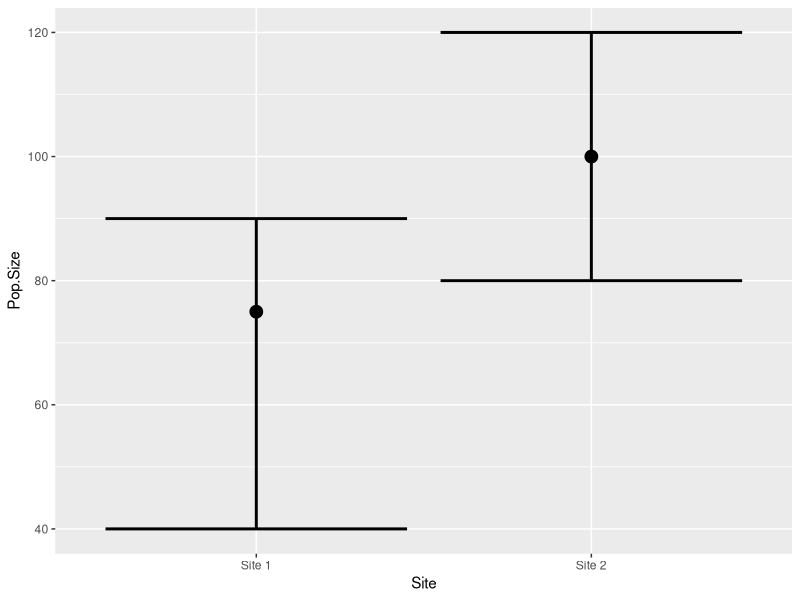
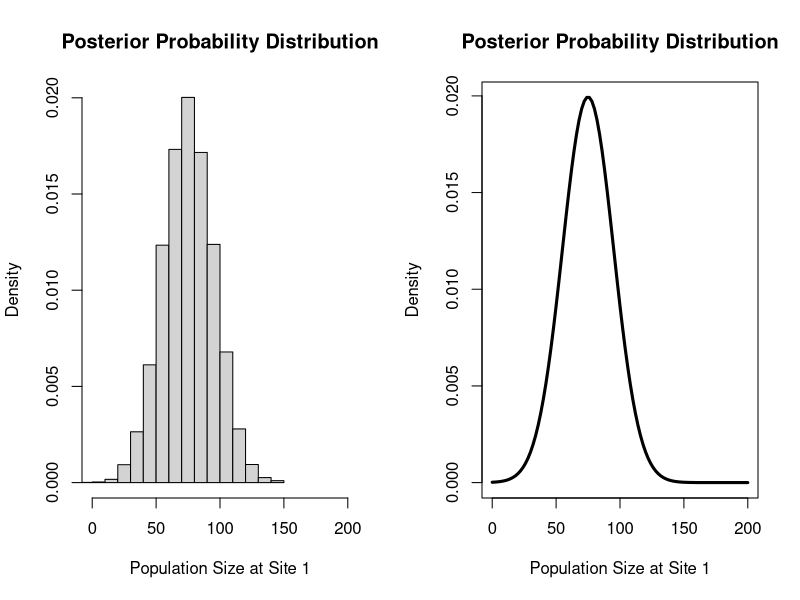
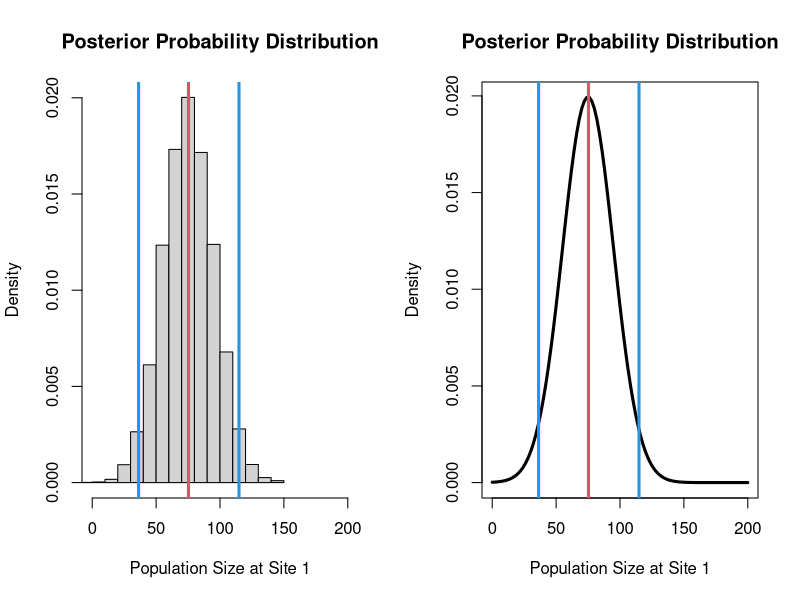
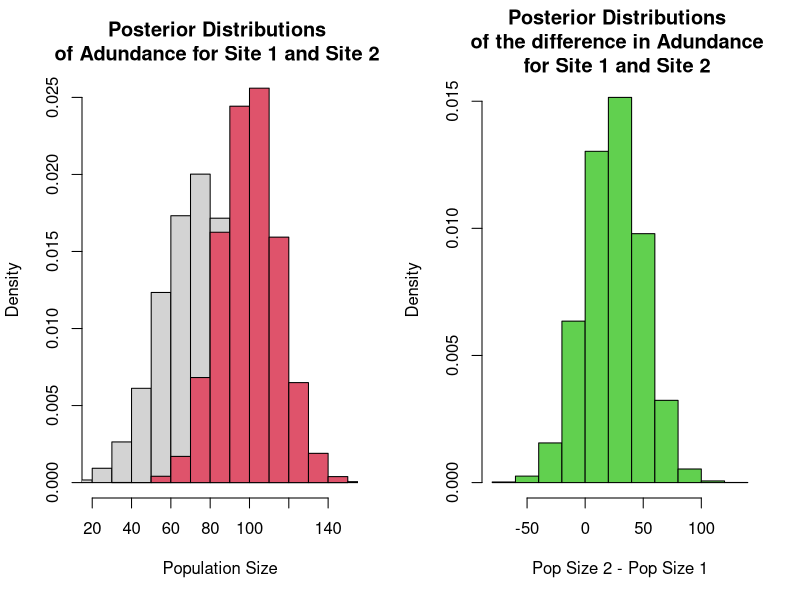
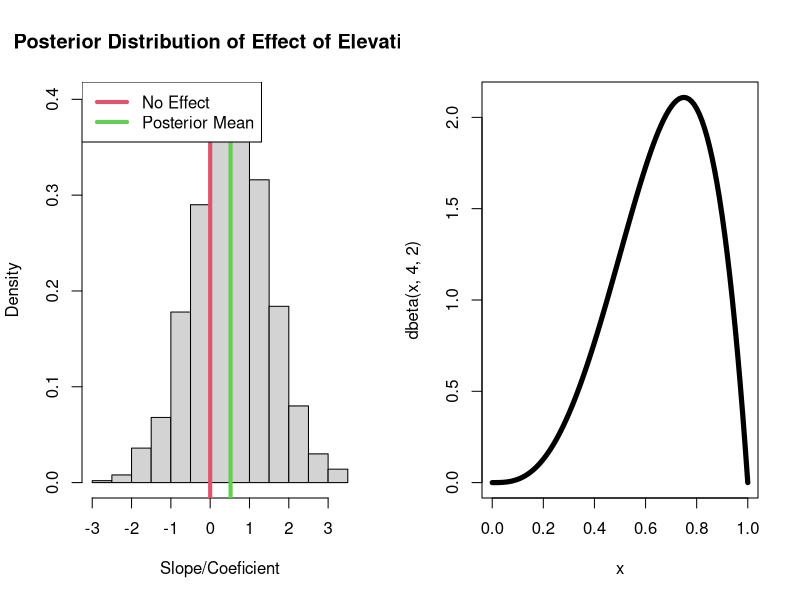
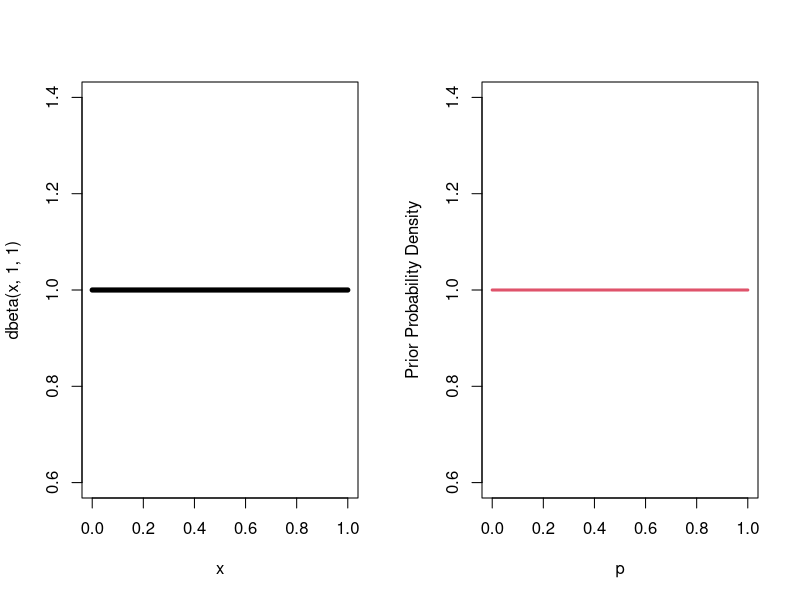
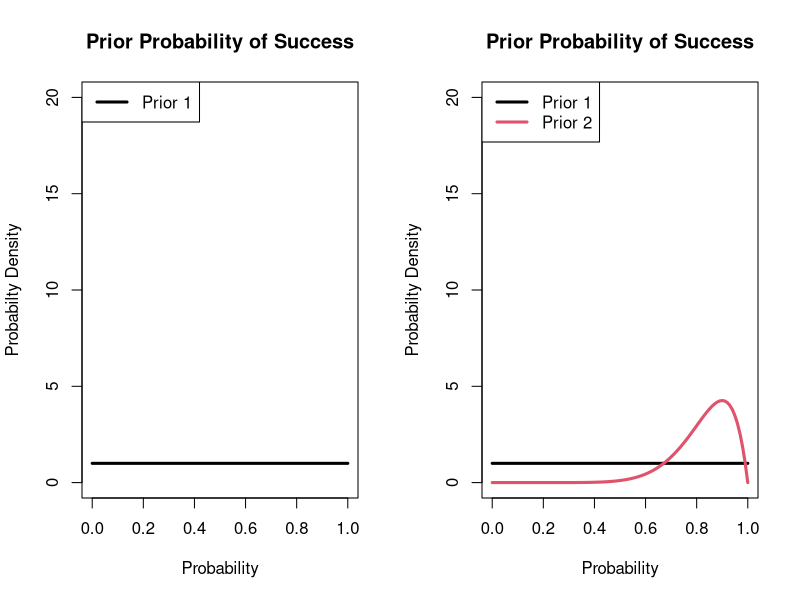
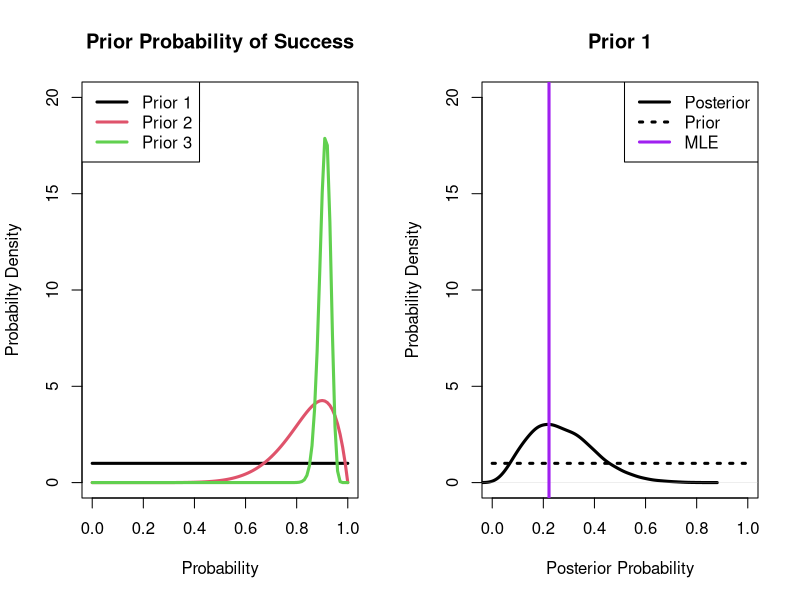

The R script that drew these images, in order:
## ----eval=TRUE,echo=FALSE------------------------------------------------------------------------------------------------------------------
set.seed(923874)                 # Create example data
data <- data.frame(Site = c("Site 1","Site 2"),
                         Pop.Size = c(75,100),
                         lower = c(40,80),
                         upper = c(90,120))

library("ggplot2")
ggplot(data, aes(Site, Pop.Size)) +        # ggplot2 plot with confidence intervals
  geom_point(cex=4) +
  geom_errorbar(aes(ymin = lower, ymax = upper),size = 1)



## ----eval=TRUE,echo=FALSE------------------------------------------------------------------------------------------------------------------
set.seed(5435)
rnorm(10,75,20)


## ----eval=TRUE,echo=FALSE,fig.align='center'-----------------------------------------------------------------------------------------------
par(mfrow=c(1,2))
set.seed(54354)
post1=rnorm(10000,75,20)
hist(post1,xlim=c(0,200),freq=FALSE,main="Posterior Probability Distribution",xlab="Population Size at Site 1")
curve(dnorm(x,75,20),xlim=c(0,200),main="Posterior Probability Distribution",ylab="Density",lwd=3,xlab="Population Size at Site 1")


## ----eval=TRUE,echo=FALSE------------------------------------------------------------------------------------------------------------------
set.seed(5435)
rnorm(10,75,20)


## ----eval=TRUE,echo=FALSE,fig.align='center'-----------------------------------------------------------------------------------------------
par(mfrow=c(1,2))
hist(post1,xlim=c(0,200),freq=FALSE,main="Posterior Probability Distribution",xlab="Population Size at Site 1")
abline(v=mean(post1),lwd=3,col=2)
abline(v=quantile(post1,probs=c(0.025,0.975)),lwd=3,col=4)
curve(dnorm(x,75,20),xlim=c(0,200),main="Posterior Probability Distribution",ylab="Density",lwd=3,xlab="Population Size at Site 1")
abline(v=mean(post1),lwd=3,col=2)
abline(v=quantile(post1,probs=c(0.025,0.975)),lwd=3,col=4)



## ----eval=TRUE,echo=FALSE, fig.align='center'----------------------------------------------------------------------------------------------
par(mfrow=c(1,2))
set.seed(4345)
post1=post1
post2=rnorm(10000,100,15)
hist(post1,freq=FALSE,xlim=c(20,150),ylim=c(0,0.025),main="Posterior Distributions \nof Adundance for Site 1 and Site 2 ",
     xlab="Population Size")
hist(post2,freq=FALSE,xlim=c(20,150),add=TRUE,col=2)
diff=post2-post1
hist(diff,freq=FALSE,col=3,main="Posterior Distributions \nof the difference in Adundance \nfor Site 1 and Site 2 ",
     xlab="Pop Size 2 - Pop Size 1")


## ----eval=TRUE,echo=TRUE-------------------------------------------------------------------------------------------------------------------
diff=post2-post1
length(which(diff>0))/length(diff)


## ----eval=TRUE,echo=FALSE------------------------------------------------------------------------------------------------------------------
set.seed(5435)
x=seq(-1,1,by=0.1)
y=rnorm(21,mean=1+1*x,sd=1)


## ----eval=TRUE,echo=TRUE-------------------------------------------------------------------------------------------------------------------
summary(glm(y~x))


## ----eval=TRUE,echo=FALSE------------------------------------------------------------------------------------------------------------------
set.seed(543534)
post=rnorm(1000,0.5,1)
hist(post,main="Posterior Distribution of Effect of Elevation",freq = FALSE,xlab="Slope/Coeficient")
abline(v=0, lwd=4,col=2)
abline(v=mean(post), lwd=4,col=3)
legend("topleft",col=c(2,3),lwd=4,legend=c("No Effect", "Posterior Mean"))


## ----eval=TRUE,echo=TRUE-------------------------------------------------------------------------------------------------------------------
#Posterior Mean
  mean(post)


## ----eval=TRUE,echo=TRUE-------------------------------------------------------------------------------------------------------------------
#Credible/Probability Intervals 
  quantile(post,prob=c(0.025,0.975))


## ----eval=TRUE,echo=TRUE-------------------------------------------------------------------------------------------------------------------
# #Probabilty of a postive effect
 length(which(post>0))/length(post)


## ----eval=TRUE,echo=TRUE-------------------------------------------------------------------------------------------------------------------
# #Probabilty of a negative effect
 length(which(post<0))/length(post)


## ------------------------------------------------------------------------------------------------------------------------------------------
#| echo: TRUE
#| eval: FALSE
#| code-fold: true
#| code-summary: "Click for Answer"

## #P(A)
## 3/10 = 0.3
## 
## #P(B)
## 5/10 = 0.5


## ------------------------------------------------------------------------------------------------------------------------------------------
#| echo: TRUE
#| eval: FALSE
#| code-fold: true
#| code-summary: "Click for Answer"

## #P(A and B)
## 2/10 = 0.2
## 


## ------------------------------------------------------------------------------------------------------------------------------------------
#| echo: TRUE
#| eval: FALSE
#| code-fold: true
#| code-summary: "Click for Answer"

## #P(A|B)
## 2/5 = 0.4
## 
## #P(B|A)
## 2/3 = 0.6666


## ------------------------------------------------------------------------------------------------------------------------------------------
#| echo: TRUE
#| eval: FALSE
#| code-fold: true
#| code-summary: "Click for Answer"

## # P(A or B)
## # P(A) + P(B) - P(A and B)
## 
## 0.3 + 0.5 - 0.2 = 0.6
## 
## 


## ----prior, echo=TRUE, eval=TRUE-----------------------------------------------------------------------------------------------------------
curve(dbeta(x, 4,2),xlim=c(0,1),lwd=5)


## ----prior2, echo=TRUE, eval=TRUE----------------------------------------------------------------------------------------------------------
curve(dbeta(x, 1,1),xlim=c(0,1),lwd=5)


## ----eval=TRUE, echo=TRUE------------------------------------------------------------------------------------------------------------------
curve(dbeta(x,1,1),xlim=c(0,1),lwd=3,col=2,xlab="p",
      ylab = "Prior Probability Density")


## ----eval=TRUE, echo=TRUE------------------------------------------------------------------------------------------------------------------
# Survival outcomes of three adult hippos
  y1=c(0,0,0,0,0,0,0,1,1)
  N1=length(y1)
  mle.p=mean(y1)
  mle.p


## ----eval=TRUE, echo=TRUE------------------------------------------------------------------------------------------------------------------
  alpha.prior1=1
  beta.prior1=1


## ----eval=TRUE, echo=FALSE-----------------------------------------------------------------------------------------------------------------
#Plot of prior 1
curve(dbeta(x,shape1=alpha.prior1,shape2=beta.prior1),lwd=3,
      xlab="Probability",ylab="Probabilty Density",
      main="Prior Probability of Success",ylim=c(0,20))
legend("topleft",col=c(1,2),legend=c("Prior 1"),lwd=3)


## ----eval=TRUE, echo=TRUE------------------------------------------------------------------------------------------------------------------
  alpha.prior2=10
  beta.prior2=2


## ----eval=TRUE, echo=FALSE-----------------------------------------------------------------------------------------------------------------
curve(dbeta(x,shape1=alpha.prior1,shape2=beta.prior1),lwd=3,
      xlab="Probability",ylab="Probabilty Density",
      main="Prior Probability of Success",ylim=c(0,20))
legend("topleft",col=c(1,2),legend=c("Prior 1"),lwd=3)
curve(dbeta(x,shape1=alpha.prior2,shape2=beta.prior2),lwd=3,col=2,add=TRUE)
legend("topleft",col=c(1,2),legend=c("Prior 1", "Prior 2"),lwd=3)


## ----eval=TRUE, echo=TRUE------------------------------------------------------------------------------------------------------------------
  alpha.prior3=150
  beta.prior3=15


## ----eval=TRUE, echo=FALSE-----------------------------------------------------------------------------------------------------------------
curve(dbeta(x,shape1=alpha.prior1,shape2=beta.prior1),lwd=3,
      xlab="Probability",ylab="Probabilty Density",
      main="Prior Probability of Success",ylim=c(0,20))
legend("topleft",col=c(1,2),legend=c("Prior 1"),lwd=3)
curve(dbeta(x,shape1=alpha.prior2,shape2=beta.prior2),lwd=3,col=2,add=TRUE)
curve(dbeta(x,shape1=alpha.prior3,shape2=beta.prior3),lwd=3,col=3,add=TRUE)
legend("topleft",col=c(1,2,3),legend=c("Prior 1", "Prior 2","Prior 3"),lwd=3)



## ----eval=TRUE, echo=TRUE------------------------------------------------------------------------------------------------------------------
# Note- the data are the same, but the prior is changing.
# Gibbs sampler
  post.1=rbeta(10000,alpha.prior1+sum(y1),beta.prior1+N1-sum(y1))
  post.2=rbeta(10000,alpha.prior2+sum(y1),beta.prior2+N1-sum(y1))
  post.3=rbeta(10000,alpha.prior3+sum(y1),beta.prior3+N1-sum(y1))


## ----eval=TRUE, echo=FALSE-----------------------------------------------------------------------------------------------------------------
plot(density(post.1,adjust=1.3),ylim=c(0,20),xlim=c(0,1),col=1,lwd=3,main="Prior 1",
     xlab="Posterior Probability",ylab="Probability Density")
curve(dbeta(x,shape1=alpha.prior1,shape2=beta.prior1),
      add=TRUE,col=1,lwd=3,lty=3)
abline(v=mle.p,col="purple",lwd=3)
legend("topright",lwd=3,lty=c(1,3,1),col=c("black","black","purple"),
       legend=c("Posterior","Prior","MLE"))


## ----eval=TRUE, echo=FALSE-----------------------------------------------------------------------------------------------------------------
plot(density(post.2,adjust=1.3),ylim=c(0,20),xlim=c(0,1),col=2,lwd=3,main="Prior 2",
     xlab="Posterior Probability",ylab="Probability Density")
curve(dbeta(x,shape1=alpha.prior2,shape2=beta.prior2),
      add=TRUE,col=2,lwd=3,lty=3)
abline(v=mle.p,col="purple",lwd=3)
legend("topright",lwd=3,lty=c(1,3,1),col=c("red","red","purple"),
       legend=c("Posterior","Prior","MLE"))


## ----eval=TRUE, echo=FALSE-----------------------------------------------------------------------------------------------------------------
plot(density(post.3,adjust=1.3),ylim=c(0,20),xlim=c(0,1),col=3,lwd=3,main="Prior 3",
     xlab="Posterior Probability",ylab="Probability Density")
curve(dbeta(x,shape1=alpha.prior3,shape2=beta.prior3),
      add=TRUE,col=3,lwd=3,lty=3)
abline(v=mle.p,col="purple",lwd=3)
legend("topleft",lwd=3,lty=c(1,3,1),col=c("green","green","purple"),
       legend=c("Posterior","Prior","MLE"))


## ----eval=TRUE, echo=TRUE------------------------------------------------------------------------------------------------------------------
y2=c(0,0,0,0,0,0,0,1,1,1,1,1,1,1,1,1,1,1,1,1,0,
     1,1,1,1,1,1,1,1,1,1,1,1,1,1,1,1,1,1,1)
length(y2)


## ----eval=TRUE, echo=FALSE-----------------------------------------------------------------------------------------------------------------
N2=length(y2)

mle.p=mean(y2)

post.4=rbeta(10000,alpha.prior1+sum(y2),beta.prior1+N2-sum(y2))
post.5=rbeta(10000,alpha.prior2+sum(y2),beta.prior2+N2-sum(y2))
post.6=rbeta(10000,alpha.prior3+sum(y2),beta.prior3+N2-sum(y2))

plot(density(post.4,adjust=1.3),ylim=c(0,20),xlim=c(0,1),col=1,lwd=3,main="Prior 1",
     xlab="Posterior Probability",ylab="Probability Density")
curve(dbeta(x,shape1=alpha.prior1,shape2=beta.prior1),
      add=TRUE,col=1,lwd=3,lty=3)
abline(v=mle.p,col="purple",lwd=3)
legend("topleft",lwd=3,lty=c(1,3,1),col=c("black","black","purple"),
       legend=c("Posterior","Prior","MLE"))


## ----eval=TRUE, echo=FALSE-----------------------------------------------------------------------------------------------------------------
plot(density(post.5,adjust=1.3),ylim=c(0,20),xlim=c(0,1),col=2,lwd=3,main="Prior 2",
     xlab="Posterior Probability",ylab="Probability Density")
curve(dbeta(x,shape1=alpha.prior2,shape2=beta.prior2),
      add=TRUE,col=2,lwd=3,lty=3)
abline(v=mle.p,col="purple",lwd=3)
legend("topleft",lwd=3,lty=c(1,3,1),col=c("red","red","purple"),
       legend=c("Posterior","Prior","MLE"))


## ----eval=TRUE, echo=FALSE-----------------------------------------------------------------------------------------------------------------
plot(density(post.6,adjust=1.3),ylim=c(0,20),xlim=c(0,1),col=3,lwd=3,main="Prior 3",
     xlab="Posterior Probability",ylab="Probability Density")
curve(dbeta(x,shape1=alpha.prior3,shape2=beta.prior3),
      add=TRUE,col=3,lwd=3,lty=3)
abline(v=mle.p,col="purple",lwd=3)
legend("topleft",lwd=3,lty=c(1,3,1),col=c("green","green","purple"),
       legend=c("Prior 1","Prior 2","Prior 3"))



## ----eval=TRUE, echo=FALSE-----------------------------------------------------------------------------------------------------------------
par(mfrow=c(1,2))
plot(density(post.1,adjust=1.3),ylim=c(0,20),xlim=c(0,1),col=1,lwd=3,main="Small Data",
     xlab="Posterior Probability",ylab="Probability Density")
#curve(dbeta(x,shape1=alpha1,shape2=beta1),
#      add=TRUE,col=1,lwd=3,lty=3)
#abline(v=mle.p,col="purple",lwd=3)

lines(density(post.2,adjust=1.3),ylim=c(0,20),xlim=c(0,1),col=2,lwd=3)
#curve(dbeta(x,shape1=alpha2,shape2=beta2),
#      add=TRUE,col=2,lwd=3,lty=3)
#abline(v=mle.p,col="purple",lwd=3)

lines(density(post.3,adjust=1.3),ylim=c(0,20),xlim=c(0,1),col=3,lwd=3)
#curve(dbeta(x,shape1=alpha3,shape2=beta3),
#      add=TRUE,col=3,lwd=3,lty=3)
#abline(v=mle.p,col="purple",lwd=3)
legend("topleft",lwd=3,lty=c(1,1,1),col=c("black","red","green"),
       legend=c("Prior 1","Prior 2","Prior 3"))

#################
plot(density(post.4,adjust=1.3),ylim=c(0,20),xlim=c(0,1),col=1,lwd=3,main="More Data",
     xlab="Posterior Probability",ylab="Probability Density")
#curve(dbeta(x,shape1=alpha1,shape2=beta1),
#      add=TRUE,col=1,lwd=3,lty=3)
#abline(v=mle.p,col="purple",lwd=3)

lines(density(post.5,adjust=1.3),ylim=c(0,20),xlim=c(0,1),col=2,lwd=3)
#curve(dbeta(x,shape1=alpha2,shape2=beta2),
#      add=TRUE,col=2,lwd=3,lty=3)
#abline(v=mle.p,col="purple",lwd=3)

lines(density(post.6),ylim=c(0,20),xlim=c(0,1),col=3,lwd=3)
#curve(dbeta(x,shape1=alpha3,shape2=beta3),
#      add=TRUE,col=3,lwd=3,lty=3)
#abline(v=mle.p,col="purple",lwd=3)
legend("topleft",lwd=3,lty=c(1,1,1),col=c("black","red","green"),
       legend=c("Prior 1","Prior 2","Prior 3"))


